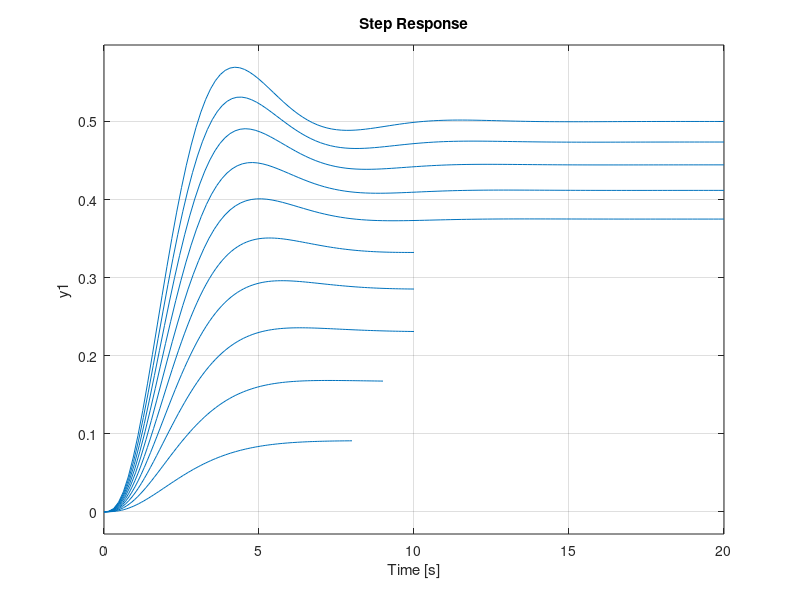

Write MATLAB code to recreate this figure. (Note: this script raises an error after producing the figure.)
 clear; close all;
% Esperimento di un regolatore puramente proporzionale: C(s) = kP.
% Ipotizzo che kP sia variabile all'interno della fascia 0.1:0.1:1.
% Modello dell'impianto:
%                      1
%           G(s) = ---------
%                   (s+1)^3

% Definisco la fdt del modello.
s = tf('s'); G = 1/(s + 1)^3;

% Considero il guadagno kP variabile e, per ciascun suo valore, rappresento
% la risposta al gradino unitario.
for kP = 0.1:0.1:1
    % definisco il sistema retroazionato
    W = feedback(kP*G,1);
    % rappresento la risposta al gradino
    step(W); hold on; 
end

% Vediamo la posizione dei poli del sistema retroazionato al variare di kP.
figure(2);
rlocus(G,[0 15]);